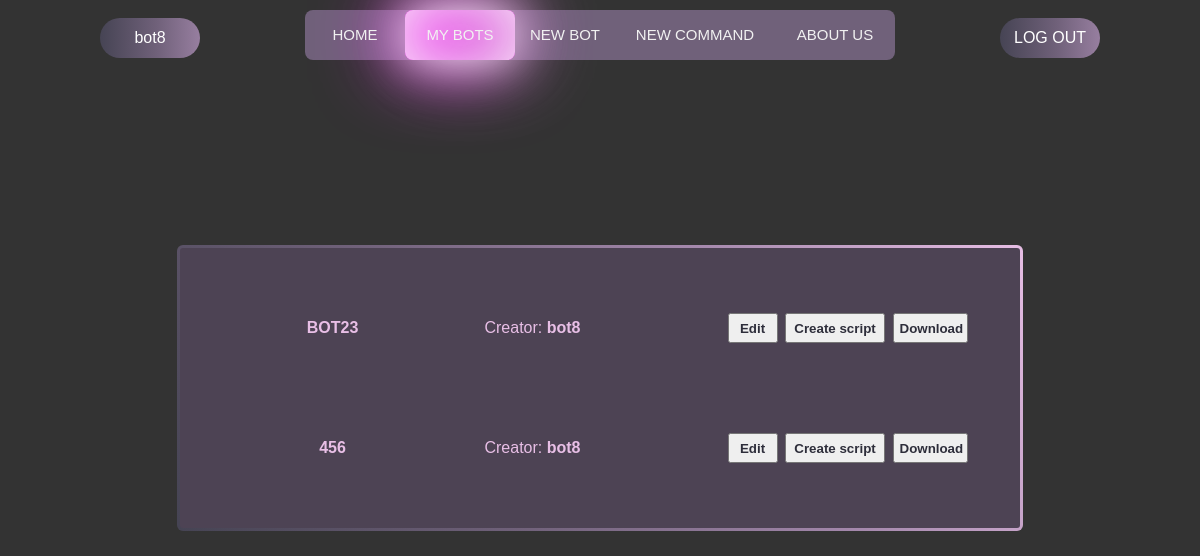
/bots/ (signed in), run on an earlier commit of the app's database.
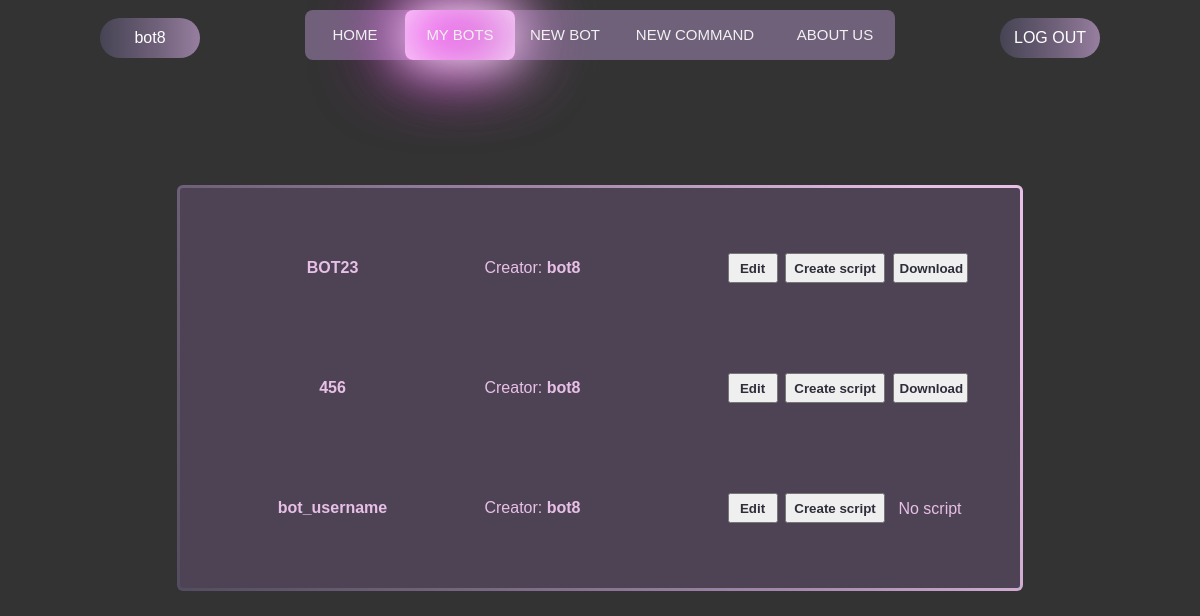
And on a later commit of the database.
### constructor/models.py (models this page shows, shortened)
class Bot(models.Model):
    user = models.ForeignKey(User, on_delete=models.CASCADE, null=True, blank=True)
    bot_username = models.CharField("Bot's username", max_length=30)
    bot_token = models.CharField("Bot's token", max_length=50, null=False)
    has_script = models.BooleanField('Has script?', default=False)
    script_path = models.CharField('Path', default='', max_length=70)

### authentication/models.py (models this page shows)
class CustomUser(AbstractUser):
    email = models.EmailField('Email', unique=True)
    avatar = models.ImageField('Avatar', blank=True, upload_to=f'avatars/')
    telegram_id = models.CharField('Telegram id', blank=True, max_length=40)
    def __str__(self):
        return self.username

### constructor/views.py (the view, shortened to what this page needs)
# urls.py: path('', BotList.as_view(), name='bots')
class BotList(LoginRequiredMixin, View):
    model = Bot
    template_name = 'constructor/bots-list.html'
    context_object_name = 'bots'
    def get(self, request):
        return render(request,
                      self.template_name,
                      context={
                          "bots": Bot.objects.all().filter(user=self.request.user),
                          "commands": Command.objects.all()
                      }
                      )

### constructor/templates/constructor/bots-list.html (shortened to what this page needs)
{% extends 'main/base.html' %}
{% load static %}
{% block links %}
    <link rel="stylesheet" href="{% static 'constructor/css/bot_list.css' %}">
    <link rel="stylesheet" href="https://cdn.jsdelivr.net/npm/bootstrap-icons@1.9.1/font/bootstrap-icons.css">
{% endblock %}
{% block div-animation %}<div class="animation start-bots"></div>{% endblock %}
{% block content %}
    <main>
        <div class="tasks-list gradient-border">
                    {% for bot in bots %}
                        <div class="overtask">
                            <div class="task">
                                <div class="task-content">
                                    <p><strong>{{bot.bot_username}}</strong></p>
                                    <p>Creator: <strong>{{ bot.user }}</strong> </p>
                                </div>
                                <div class="buttons">
                                    <td><a href="{% url 'bot-edit-page' pk=bot.bot_username %}"><button class="bot-btn edit-btn" type="button">Edit</button></a></td>
                                    <td>
                                            <form method="post">
                                                <button class="bot-btn create-script-btn" type="submit" name="{{ bot.bot_username }} {{ bot.bot_token }}">Create script</button>
                                            </form>
                                    </td>
                                    <td>
                                        {% if bot.has_script %}
                                            <a href="{% get_media_prefix %}{{ bot.script_path }}" download><button class="bot-btn script-btn">Download</button></a>
                                        {% else %}
                                            <a><div class="noss script-btn"><p>No script</p></div></a>
                                        {% endif %}
                                    </td>
                                </div>
                        </div>
                        {% empty %}
                            <h2>Nothing is here...</h2>
                        {% endfor %}
            </div>
        </div>
    </main>
{% endblock %}

What changed in the data, as far as the page shows it:
added Bot: bot_username "bot_username", user "bot8", has_script "No script"
